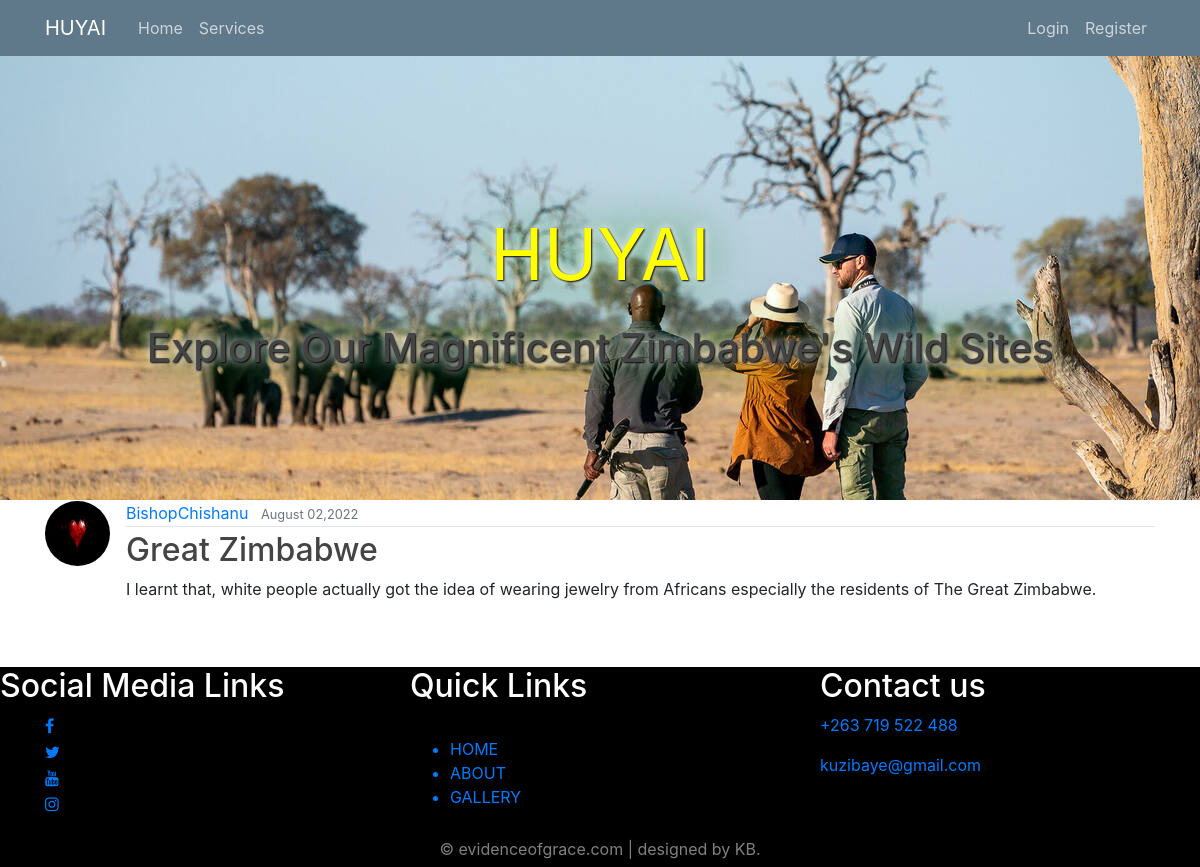
The app's page /post/2/ with its own data.
### blog/models.py (models this page shows, shortened)
class Post(models.Model):
	title = models.CharField(max_length=100)
	content = models.TextField()
	date_posted = models.DateTimeField(default=timezone.now)
	author = models.ForeignKey(User, on_delete=models.CASCADE)
	'''the difference between reverse and redirect is that reverse returns the url as a string and lets
	the urls.py redirect it, while redirect will send us to a specific url'''

### users/models.py (models this page shows, shortened)
class Profile(models.Model):
	user = models.OneToOneField(User, on_delete=models.CASCADE)
	image = models.ImageField(default='default.jpg', upload_to='profile_pics')

### blog/views.py (the view)
# urls.py: path('post/<int:pk>/', PostDetailView.as_view(), name='post-detail'),
class PostDetailView(DetailView):
	model = Post

### blog/templates/blog/post_detail.html (shortened to what this page needs)
{% extends 'blog/base.html' %}
{% block content %}
	<article class="media content-section">
		<img class="rounded-circle article-img" src="{{ object.author.profile.image.url }}">
			<div class="media-body">
			<div class="article-metadata">
					<a class="mr-2" href="{% url 'user-posts' object.author.username %}">{{ object.author }}</a>
					<small class="text-muted">{{ object.date_posted|date:"F d,Y" }}</small>
			</div>
			<h2 class="article-title">{{ object.title }}</h2>
			<p class="article-content">{{ object.content }}</p>
			</div>
	</article>
{% endblock content %}

### blog/static/blog/main.css (style rules this page uses)
h1, h2, h3, h4, h5, h6 { color: #444444; }
.article-title { color: #444444; }
.article-content { white-space: pre-line; }
.article-img { height: 65px; width: 65px; margin-right: 16px; }
.article-metadata { padding-bottom: 1px; margin-bottom: 4px; border-bottom: 1px solid #e3e3e3 }

### records on screen
Post: author.profile.image (picture), author "BishopChishanu", date_posted "August 02,2022", title "Great Zimbabwe", content "I learnt that, white people actually got the idea of wearing jewelry from Africans especially the residents of The Great Zimbabwe."
